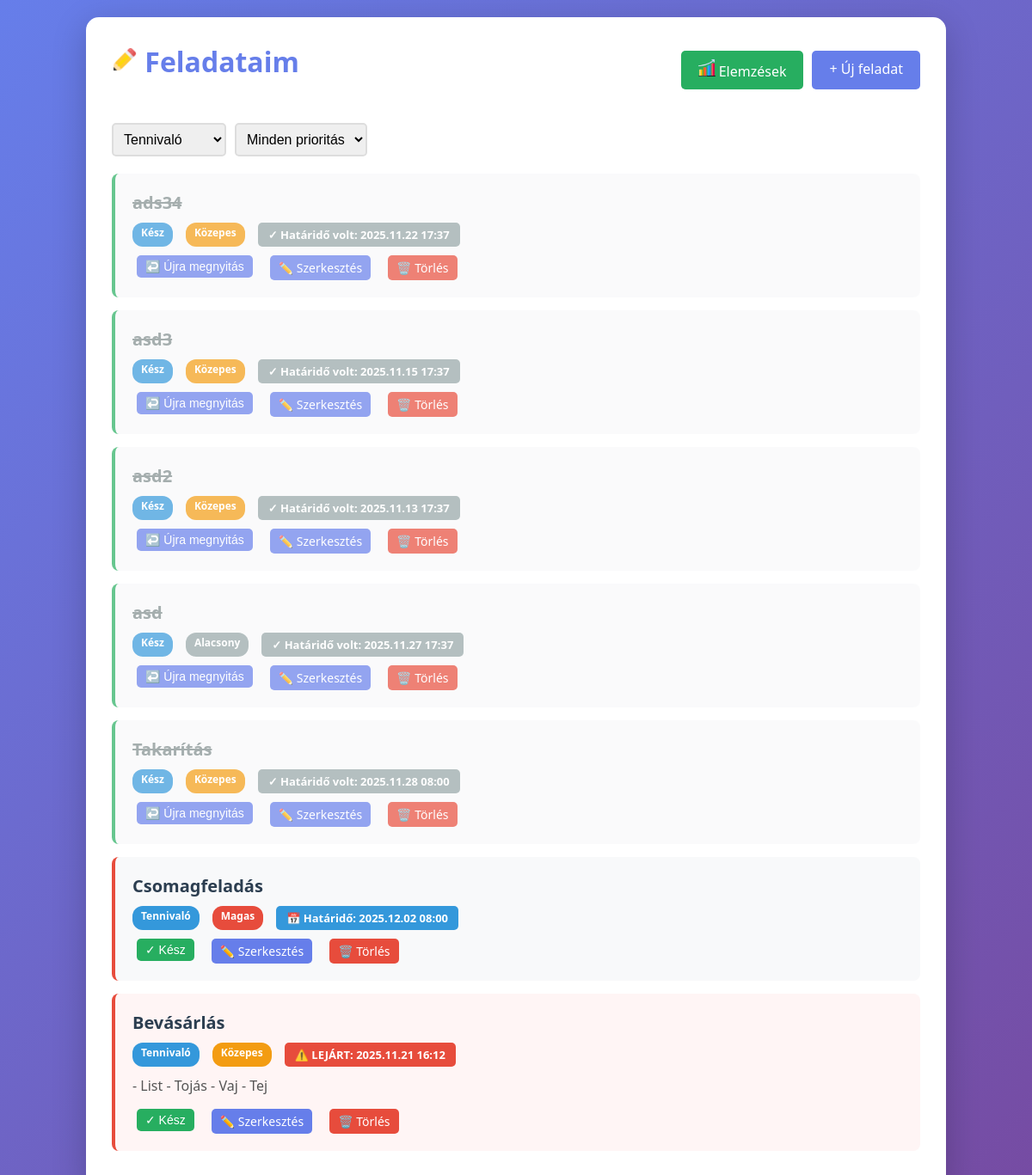
The page / on the database its author committed.
### tasks/models.py (models this page shows, shortened)
class Task(models.Model):
    PRIORITY_CHOICES = [
        ('low', 'Alacsony'),
        ('medium', 'Közepes'),
        ('high', 'Magas')
    ]
    STATUS_CHOICES = [
        ('todo', 'Tennivaló'),
        ('in_progress', 'Folyamatban'),
        ('done', 'Kész'),
    ]
    title = models.CharField(max_length=200, verbose_name='Cím')
    description = models.TextField(blank=True, verbose_name='Leírás')
    priority = models.CharField(max_length=10, choices=PRIORITY_CHOICES, default='medium', verbose_name='Prioritás')
    status = models.CharField(max_length=20, choices=STATUS_CHOICES, default='todo', verbose_name='Státusz')
    deadline = models.DateTimeField(null=True, blank=True, verbose_name='Határidő')
    createdat= models.DateTimeField(auto_now_add=True, verbose_name='Létrehozva')
    updatedat= models.DateTimeField(auto_now=True, verbose_name='Módosítva')
    class Meta:
        ordering = ['-createdat']
        verbose_name = 'Feladat'
        verbose_name_plural = 'Feladatok'

### tasks/views.py (the view)
# urls.py: path('', views.task_list, name='task_list'),
def task_list(request):
    tasks = Task.objects.all()
    status_filter = request.GET.get('status')
    if status_filter:
        tasks = tasks.filter(status=status_filter)
    priority_filter = request.GET.get('priority')
    if priority_filter:
        tasks = tasks.filter(priority=priority_filter)
    now = timezone.now()
    for task in tasks:
        if task.deadline and task.status != 'done':
            if task.deadline < now:
                task.deadline_status = 'overdue'
            elif task.deadline < now + timedelta(hours=24):
                task.deadline_status = 'soon'
            else:
                task.deadline_status = 'ok'
        else:
            task.deadline_status = None
    context = {
        'tasks': tasks,
        'status_filter': status_filter,
        'priority_filter': priority_filter,
    }
    return render(request, 'tasks/task_list.html', context)

### tasks/templates/tasks/task_list.html (shortened to what this page needs)
{% extends 'tasks/base.html' %}
{% load static %}
{% block content %}
<div class="header">
    <link rel="stylesheet" href="{% static 'tasks/css/task_list.css' %}" />
    <h1><img src="{% static 'tasks/images/pencil.png' %}" alt="Logo"  style="width: 30px; height: 30px;"> Feladataim</h1>
    <div style="display: flex; gap: 10px;">
        <a href="{% url 'task_analytics' %}" class="btn" style="background: #27ae60;"><img src="{% static 'tasks/images/increase.png' %}" alt="Logo"  style="width: 20px; height: 20px;"> Elemzések</a>
        <a href="{% url 'task_create' %}" class="btn">+ Új feladat</a>
    </div>
</div>
<div class="filters">
    <form method="get" style="display: flex; gap: 10px; margin: 0;">
        <select name="status" onchange="this.form.submit()">
            <option value="todo" {% if status_filter == 'todo' %}selected{% endif %}>Tennivaló</option>
        </select>
        <select name="priority" onchange="this.form.submit()">
            <option value="">Minden prioritás</option>
        </select>
    </form>
</div>
{% if tasks %}
    {% for task in tasks %}
    <div class="task-card {% if task.status == 'done' %}done{% elif task.deadline_status == 'overdue' %}overdue{% else %}{{ task.priority }}{% endif %}">
        <div class="task-header">
            <h3 class="task-title {% if task.status == 'done' %}done{% endif %}">
                {{ task.title }}
            </h3>
        </div>
        <div class="task-meta">
            <span class="badge badge-status">{{ task.get_status_display }}</span>
            <span class="badge badge-priority {{ task.priority }}">{{ task.get_priority_display }}</span>
            {% if task.deadline %}
                {% if task.deadline_status == 'overdue' %}
                    <span class="deadline-badge deadline-overdue">
                        ⚠️ LEJÁRT: {{ task.deadline|date:"Y.m.d H:i" }}
                    </span>
                {% elif task.deadline_status == 'soon' %}
                    <span class="deadline-badge deadline-soon">
                        ⏰ Hamarosan lejár: {{ task.deadline|date:"Y.m.d H:i" }}
                    </span>
                {% elif task.deadline_status == 'ok' %}
                    <span class="deadline-badge deadline-ok">
                        📅 Határidő: {{ task.deadline|date:"Y.m.d H:i" }}
                    </span>
                {% elif task.status == 'done' %}
                    <span class="deadline-badge" style="background: #95a5a6; color: white;">
                        ✓ Határidő volt: {{ task.deadline|date:"Y.m.d H:i" }}
                    </span>
                {% else %}
                    <span class="deadline-badge deadline-ok">
                        📅 {{ task.deadline|date:"Y.m.d H:i" }}
                    </span>
                {% endif %}
            {% endif %}
        </div>
        {% if task.description %}
        <div class="task-description">
            {{ task.description }}
        </div>
        {% endif %}
        <div class="task-actions">
            <form method="post" action="{% url 'task_toggle' task.pk %}" style="display: inline; margin: 0;">
                {% if task.status == 'done' %}
                <button type="submit" class="btn btn-small">↩️ Újra megnyitás</button>
                {% else %}
                <button type="submit" class="btn btn-success btn-small">✓ Kész</button>
                {% endif %}
            </form>
            <a href="{% url 'task_update' task.pk %}" class="btn btn-small">✏️ Szerkesztés</a>
            <a href="{% url 'task_delete' task.pk %}" class="btn btn-danger btn-small">🗑️ Törlés</a>
        </div>
    </div>
    {% endfor %}
{% else %}
    <div class="empty-state">
        <h2>📭 Nincs még feladatod!</h2>
        <p>Kezdj el dolgozni azzal, hogy létrehozol egy új feladatot.</p>
        <a href="{% url 'task_create' %}" class="btn" style="margin-top: 20px;">+ Első feladat létrehozása</a>
    </div>
{% endif %}
{% endblock %}

### tasks/static/tasks/css/base.css (style rules this page uses)
* { margin: 0; padding: 0; box-sizing: border-box; }
body { font-family: "Segoe UI", Tahoma, Geneva, Verdana, sans-serif; background: linear-gradient(135deg, #667eea 0%, #764ba2 100%); min-height: 100vh; padding: 20px; }
h1, h2 { color: #667eea; margin-bottom: 20px; }
.btn { display: inline-block; padding: 10px 20px; background: #667eea; color: white; text-decoration: none; border-radius: 5px; border: none; cursor: pointer; font-size: 16px; transition: background 0.3s; }
.btn-danger { background: #e74c3c; }
.btn-success { background: #27ae60; }
.btn-small { padding: 5px 10px; font-size: 14px; margin: 0 5px; }
form { margin: 20px 0; }
input, textarea, select { width: 100%; padding: 10px; border: 2px solid #ddd; border-radius: 5px; font-size: 16px; }
.header { display: flex; justify-content: space-between; align-items: center; margin-bottom: 30px; }
.filters { display: flex; gap: 10px; margin-bottom: 20px; flex-wrap: wrap; }
.filters select { width: auto; padding: 8px; }

### tasks/static/tasks/css/task_list.css (style rules this page uses)
*.task-card { background: #f8f9fa; border-left: 4px solid #667eea; padding: 20px; margin-bottom: 15px; border-radius: 8px; transition: transform 0.2s, box-shadow 0.2s; }
.task-card.done { opacity: 0.7; border-left-color: #27ae60; }
.task-card.high { border-left-color: #e74c3c; }
.task-card.overdue { border-left-color: #e74c3c; background: #fff5f5; }
.task-header { display: flex; justify-content: space-between; align-items: start; margin-bottom: 10px; }
.task-title { font-size: 20px; font-weight: bold; color: #2c3e50; }
.task-title.done { text-decoration: line-through; color: #7f8c8d; }
.task-meta { display: flex; gap: 15px; font-size: 14px; color: #7f8c8d; margin-bottom: 10px; flex-wrap: wrap; }
.badge { display: inline-block; padding: 3px 10px; border-radius: 12px; font-size: 12px; font-weight: bold; }
.badge-status { background: #3498db; color: white; }
.badge-priority { background: #f39c12; color: white; }
.badge-priority.high { background: #e74c3c; }
.badge-priority.low { background: #95a5a6; }
.deadline-badge { padding: 5px 12px; border-radius: 5px; font-weight: bold; display: inline-flex; align-items: center; gap: 5px; font-size: 13px; }
.deadline-overdue { background: #e74c3c; color: white; animation: pulse 2s infinite; }
.deadline-ok { background: #3498db; color: white; }
.task-description { color: #555; margin-bottom: 15px; line-height: 1.5; }
.task-actions { display: flex; gap: 10px; flex-wrap: wrap; }

### rows shown on the page
Task: title "ads34", status "Kész", priority "Közepes", deadline "2025.11.22 17:37", shows "↩️ Újra megnyitás"
Task: title "asd3", status "Kész", priority "Közepes", deadline "2025.11.15 17:37", shows "↩️ Újra megnyitás"
Task: title "asd2", status "Kész", priority "Közepes", deadline "2025.11.13 17:37", shows "↩️ Újra megnyitás"
Task: title "asd", status "Kész", priority "Alacsony", deadline "2025.11.27 17:37", shows "↩️ Újra megnyitás"
Task: title "Takarítás", status "Kész", priority "Közepes", deadline "2025.11.28 08:00", shows "↩️ Újra megnyitás"
Task: title "Csomagfeladás", status "Tennivaló", priority "Magas", deadline "2025.12.02 08:00", shows "✓ Kész"
Task: title "Bevásárlás", status "Tennivaló", priority "Közepes", deadline "2025.11.21 16:12", description "- List - Tojás - Vaj - Tej", shows "✓ Kész"
